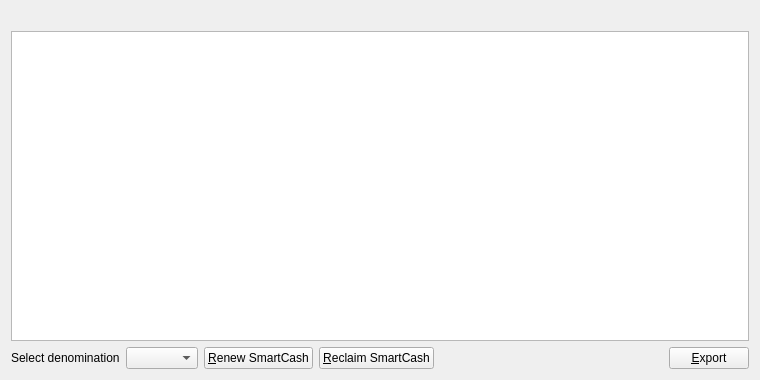
<?xml version="1.0" encoding="UTF-8"?>
<ui version="4.0">
 <class>ZerocoinPage</class>
 <widget class="QWidget" name="ZerocoinPage">
  <property name="geometry">
   <rect>
    <x>0</x>
    <y>0</y>
    <width>760</width>
    <height>380</height>
   </rect>
  </property>
  <layout class="QVBoxLayout" name="verticalLayout">
   <item>
    <widget class="QLabel" name="labelExplanation">
     <property name="textFormat">
      <enum>Qt::PlainText</enum>
     </property>
     <property name="wordWrap">
      <bool>true</bool>
     </property>
    </widget>
   </item>
   <item>
    <widget class="QTableView" name="tableView">
     <property name="contextMenuPolicy">
      <enum>Qt::CustomContextMenu</enum>
     </property>
     <property name="toolTip">
      <string>Right-click to edit address or label</string>
     </property>
     <property name="tabKeyNavigation">
      <bool>false</bool>
     </property>
     <property name="alternatingRowColors">
      <bool>true</bool>
     </property>
     <property name="selectionMode">
      <enum>QAbstractItemView::SingleSelection</enum>
     </property>
     <property name="selectionBehavior">
      <enum>QAbstractItemView::SelectRows</enum>
     </property>
     <property name="sortingEnabled">
      <bool>true</bool>
     </property>
     <attribute name="verticalHeaderVisible">
      <bool>false</bool>
     </attribute>
    </widget>
   </item>
   <item>
    <layout class="QHBoxLayout" name="horizontalLayout">
     <item>
      <widget class="QLabel" name="denomination">
       <property name="text">
        <string>Select denomination</string>
       </property>
      </widget>
     </item>
     <item>
      <widget class="QComboBox" name="zerocoinAmount"/>
     </item>
     <item>
      <widget class="QPushButton" name="zerocoinMintButton">
       <property name="toolTip">
        <string>Renew SmartCash</string>
       </property>
       <property name="text">
        <string>&amp;Renew SmartCash</string>
       </property>
       <property name="icon">
        <iconset>
         <normaloff>../res/icons/add.png</normaloff>../res/icons/add.png</iconset>
       </property>
       <property name="autoDefault">
        <bool>false</bool>
       </property>
      </widget>
     </item>
     <item>
      <widget class="QPushButton" name="zerocoinSpendButton">
       <property name="toolTip">
        <string>Reclaim SmartCash</string>
       </property>
       <property name="text">
        <string>&amp;Reclaim SmartCash</string>
       </property>
       <property name="icon">
        <iconset>
         <normaloff>../res/icons/edit.png</normaloff>../res/icons/edit.png</iconset>
       </property>
       <property name="autoDefault">
        <bool>false</bool>
       </property>
      </widget>
     </item>
     <item>
      <spacer name="horizontalSpacer">
       <property name="orientation">
        <enum>Qt::Horizontal</enum>
       </property>
       <property name="sizeHint" stdset="0">
        <size>
         <width>40</width>
         <height>20</height>
        </size>
       </property>
      </spacer>
     </item>
     <item>
      <widget class="QPushButton" name="exportButton">
       <property name="toolTip">
        <string>Export the data in the current tab to a file</string>
       </property>
       <property name="text">
        <string>&amp;Export</string>
       </property>
       <property name="icon">
        <iconset>
         <normaloff>../res/icons/export.png</normaloff>../res/icons/export.png</iconset>
       </property>
       <property name="autoDefault">
        <bool>false</bool>
       </property>
      </widget>
     </item>
    </layout>
   </item>
  </layout>
 </widget>
 <resources/>
 <connections/>
</ui>
